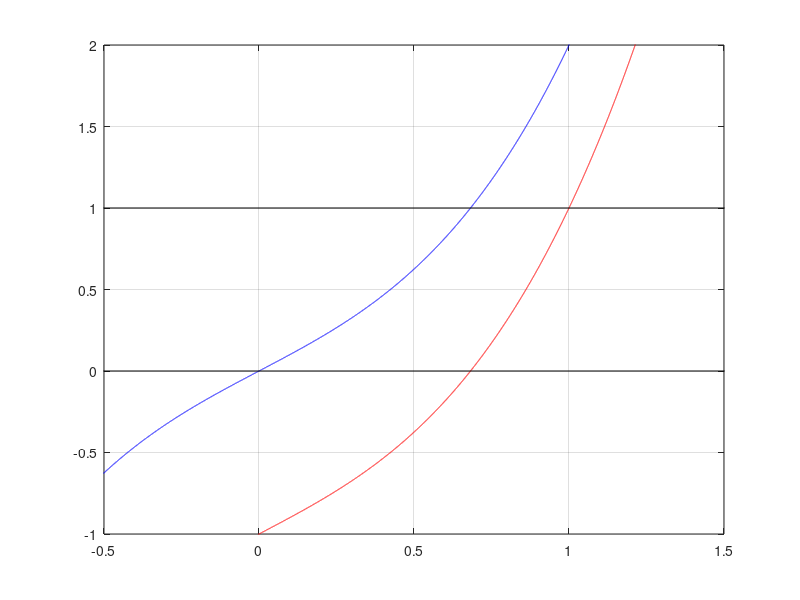

This chart was generated by the following MATLAB code:
%
% 1png.m
%
% Copyright (C) 2013 Mathieu Gaborit (matael) <mathieu@matael.org>
%
%
% Distributed under WTFPL terms
%
%            DO WHAT THE FUCK YOU WANT TO PUBLIC LICENSE
%                    Version 2, December 2004
%
% Copyright (C) 2004 Sam Hocevar <sam@hocevar.net>
%
% Everyone is permitted to copy and distribute verbatim or modified
% copies of this license document, and changing it is allowed as long
% as the name is changed.
%
%            DO WHAT THE FUCK YOU WANT TO PUBLIC LICENSE
%   TERMS AND CONDITIONS FOR COPYING, DISTRIBUTION AND MODIFICATION
%
%  0. You just DO WHAT THE FUCK YOU WANT TO.
%

clear all;
close all;

x = (-1:0.0001:2);
y = x.^3+x-1;
y2 = x.^3+x;
plot(x,y,'r');
hold on;
plot(x,y2, 'b');
grid
plot([-1, 2], [1,1], 'k');
plot([-1, 2], [0,0], 'k');

xlim([-.5, 1.5]);
ylim([-1,2]);

print('-dpng', '1.png');


